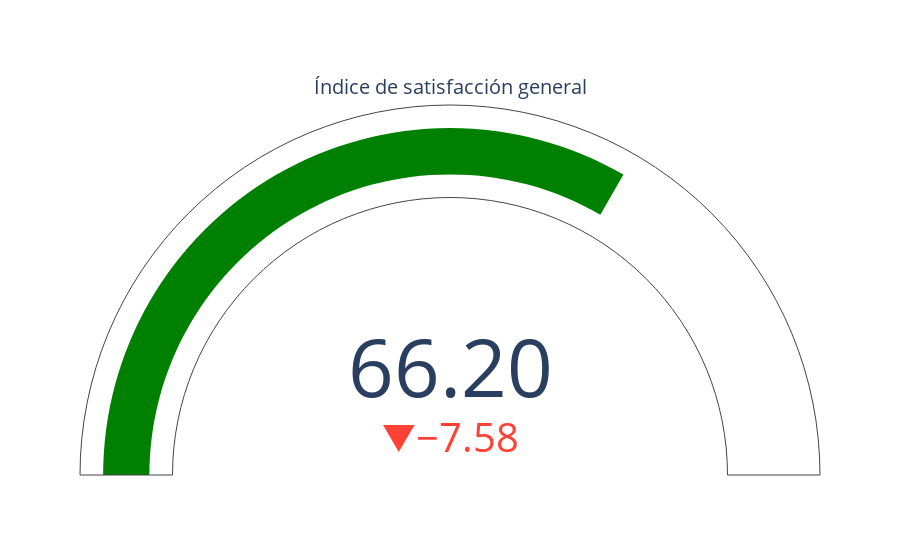

Notebook cell for this chart:
### Code cell
fig = go.Figure(go.Indicator(
    mode = "gauge+number+delta",
    value = Indice_satisfaccion_general,
    title = {'text': "Índice de satisfacción general"},
    delta = {'reference': 73.78, 'valueformat': '.2f'},
    gauge= {'axis': {'visible': False}},
    number = {'valueformat': '.2f'}
))

fig.show()

### Figure 1 — Plotly figure (JSON) as saved in the notebook; plotly's stock layout.template omitted (floating-point values rounded to 4 significant figures)
{"data": [{"delta": {"reference": 73.78, "valueformat": ".2f"}, "gauge": {"axis": {"visible": false}}, "mode": "gauge+number+delta", "number": {"valueformat": ".2f"}, "title": {"text": "Índice de satisfacción general"}, "type": "indicator", "value": 66.2}], "layout": {}}
